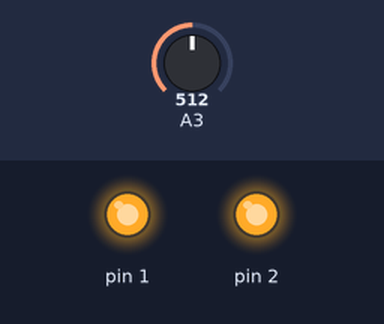
Simulated run of this sketch. Board: Arduino Uno, built with avr-gcc and run on an emulated ATmega328P. Parts: output pins drawn as LEDs (lit = HIGH). The test bench sets the inputs (shaded band); at power-on: A3 = 512.

Above: at 1.2 s.
1.3 s: A3 set to 495
At 2.0 s:
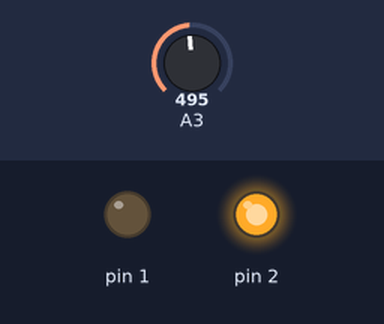
2.8 s: A3 set to 111
4.3 s: A3 set to 91
At 5.5 s:
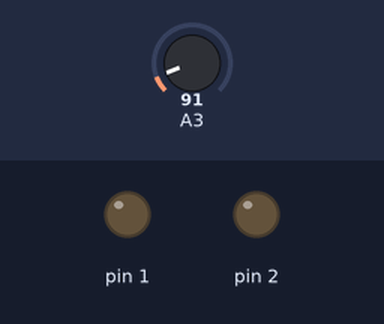
5.8 s: A3 set to 110
At 6.7 s:
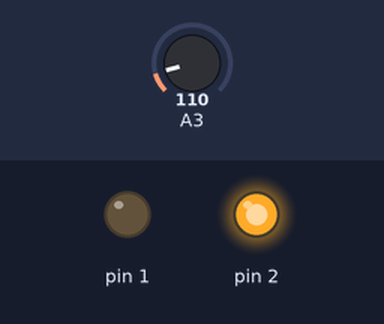
7.3 s: A3 set to 90
At 7.8 s:
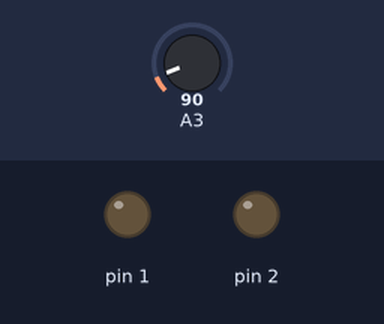
Timing chart, 0 to 9.8 s (numbered marks = the images above; inputs shaded):
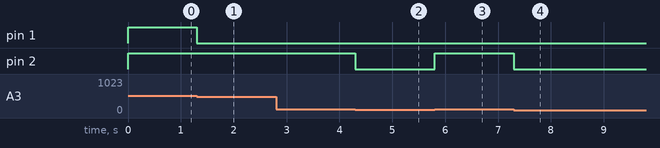

Measured:
- the behaviour switches between 512 and 511 on A3 (found by bisection; images 0 and 1)
- the behaviour switches between 101 and 100 on A3 (found by bisection; images 1 and 2)
- after the input at 1.3 s, pin 1: HIGH → LOW at once
- after the input at 2.8 s, every drawn part: stays the same
- after the input at 4.3 s, pin 2: HIGH → LOW at once
- after the input at 5.8 s, pin 2: LOW → HIGH at once
- after the input at 7.3 s, pin 2: HIGH → LOW at once

The sketch:

Code.ino
```cpp
void setup() {
  // initialize digital pin 13 as an output.
  pinMode(1, OUTPUT);
  pinMode(2, OUTPUT);
  pinMode(3,INPUT_PULLUP);
}

// the loop function runs over and over again forever
void loop()
{
  int p = analogRead(3);
  digitalWrite(2, p > 100);
  analogWrite(1, p > 100 ? (int)(p/4.0): 0);

}
```
